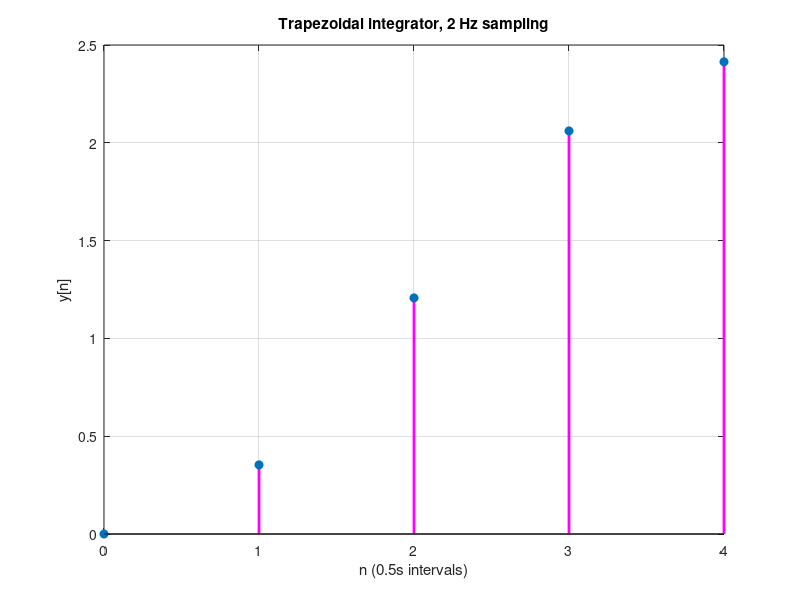

MATLAB code to generate this figure:
clear all
close all
clc

%Alternate H set up
D = diag(0.5 * ones(1,5)); 
lt = tril(ones(5,5));
ltt = lt - diag(diag(lt));
H_check = D + ltt; 

%H set up with circshift and loops
matint = zeros(5,5);
mat = [1 1 1 1 1/2];
shifted_mat = circshift(mat, -1, 2);
H = matint;
ii = 1;

for i = 1:size(matint)

    matint(i,:) = matint (i,:) + mat;
    for j = 1:size(matint)
        H(j,:) = circshift(matint(j,:), ii, 2);    
        ii = ii + 1;
    end
end

for jj = 1:size(matint)-1
    H(jj,jj+1:size(matint)) = 0;
end

t = 0:0.5:2;
x = sin((pi/2).*t);
n = 0:4;
y = H*x';

f0 = figure('Name','Stem Plot of Trapezoidal Integrator, 2 Hz Sampling');

stem(n,y, 'filled', 'Linewidth', 2, 'color', 'magenta');
xlabel('n (0.5s intervals)')
ylabel('y[n]')
title('Trapezoidal integrator, 2 Hz sampling')
grid on

diary vj_problem3.txt
echo
x
H
y
echo off
diary off